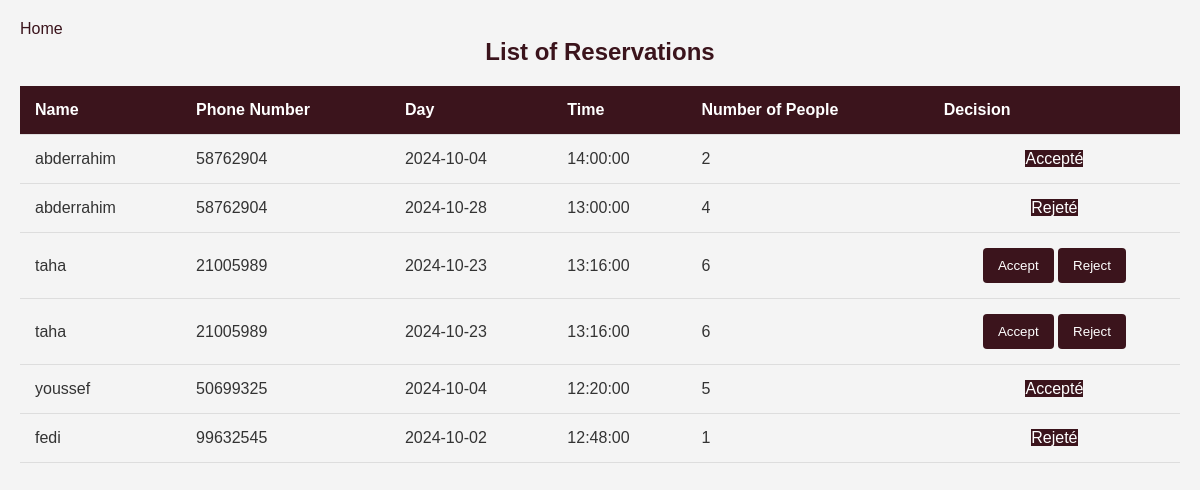
/list_reservation.php (signed in), run on the app's committed database.
### tables this page shows
CREATE TABLE `reservations` (
  `id` int(11) NOT NULL,
  `nom` varchar(255) NOT NULL,
  `numero_de_telephone` varchar(15) NOT NULL,
  `jour` date NOT NULL,
  `nombre_de_personnes` int(11) NOT NULL,
  `heure` time DEFAULT NULL,
  `decision` varchar(20) NOT NULL DEFAULT 'pending',
  `user_id` int(11) DEFAULT NULL
);

### list_reservation.php (the view, shortened to what this page needs)
<?php
require_once 'config.php';
$sql = "SELECT id, nom, numero_de_telephone, jour, heure, nombre_de_personnes, decision FROM reservations";
$result = $conn->query($sql);
?>
<!DOCTYPE html>
<html lang="en">
<head>
    <link rel="stylesheet" href="manage_products.css">
</head>
<body>
    <header>
        <a href="hello_admin.php" class="nav-link">Home</a>
    </header>
    <div class="reservation-container">
        <h2>List of Reservations</h2>
        <table>
            <tr>
                <th>Name</th>
                <th>Phone Number</th>
                <th>Day</th>
                <th>Time</th>
                <th>Number of People</th>
                <th>Decision</th>
            </tr>
            <?php
            if ($result->num_rows > 0) {
                while ($row = $result->fetch_assoc()) {
                    echo "<tr>";
                    echo "<td>" . htmlspecialchars($row['nom']) . "</td>";
                    echo "<td>" . htmlspecialchars($row['numero_de_telephone']) . "</td>";
                    echo "<td>" . htmlspecialchars($row['jour']) . "</td>";
                    echo "<td>" . htmlspecialchars($row['heure']) . "</td>";
                    echo "<td>" . htmlspecialchars($row['nombre_de_personnes']) . "</td>";
                    $acceptClass = $row['decision'] === 'accepté' ? 'accepted' : 'pending';
                    $rejectClass = $row['decision'] === 'rejeté' ? 'rejected' : 'pending';
                    echo "<td>
                        <form method='post' action='list_reservation.php'>
                            <input type='hidden' name='reservation_id' value='" . htmlspecialchars($row['id']) . "' />";
                    if ($row['decision'] === 'pending') {
                        echo "<button type='submit' name='decision' value='accepted' class='$acceptClass'>Accept</button>
                              <button type='submit' name='decision' value='rejected' class='$rejectClass'>Reject</button>";
                    } else {
                        echo "<span class='{$acceptClass} {$rejectClass}'>" . ucfirst($row['decision']) . "</span>";
                    }
                    echo "</form></td>";
                    echo "</tr>";
                }
            } else {
                echo "<tr><td colspan='6'>No reservations found.</td></tr>";
            }
            ?>
        </table>
    </div>
</body>
</html>

### manage_products.css (style rules this page uses)
* { margin: 0; padding: 0; box-sizing: border-box; }
body { font-family: Arial, sans-serif; background-color: #f4f4f4; color: #333; padding: 20px; }
h2 { text-align: center; margin-bottom: 20px; font-size: 24px; color: #3b141c; }
table { width: 100%; border-collapse: collapse; margin-bottom: 20px; }
th, td { padding: 15px; text-align: left; border-bottom: 1px solid #ddd; }
th { background-color: #3b141c; color: white; font-weight: bold; }
td { vertical-align: middle; }
a { color: #3b141c; text-decoration: none; }
table tr td:last-child { text-align: center; }
button { padding: 10px 15px; border: none; background-color: #3b141c; color: white; border-radius: 4px; cursor: pointer; }

### list_reservation.php (style rules this page uses)
.accepted { background-color: green; color: white; }
.rejected { background-color: red; color: white; }
.pending { background-color: #3b141c; color: white; }

### data on the page
reservations: nom "abderrahim", numero_de_telephone "58762904", jour "2024-10-04", heure "14:00:00", nombre_de_personnes "2", decision "Accepté"
reservations: nom "abderrahim", numero_de_telephone "58762904", jour "2024-10-28", heure "13:00:00", nombre_de_personnes "4", decision "Rejeté"
reservations: nom "taha", numero_de_telephone "21005989", jour "2024-10-23", heure "13:16:00", nombre_de_personnes "6"
reservations: nom "taha", numero_de_telephone "21005989", jour "2024-10-23", heure "13:16:00", nombre_de_personnes "6"
reservations: nom "youssef", numero_de_telephone "50699325", jour "2024-10-04", heure "12:20:00", nombre_de_personnes "5", decision "Accepté"
reservations: nom "fedi", numero_de_telephone "99632545", jour "2024-10-02", heure "12:48:00", nombre_de_personnes "1", decision "Rejeté"
